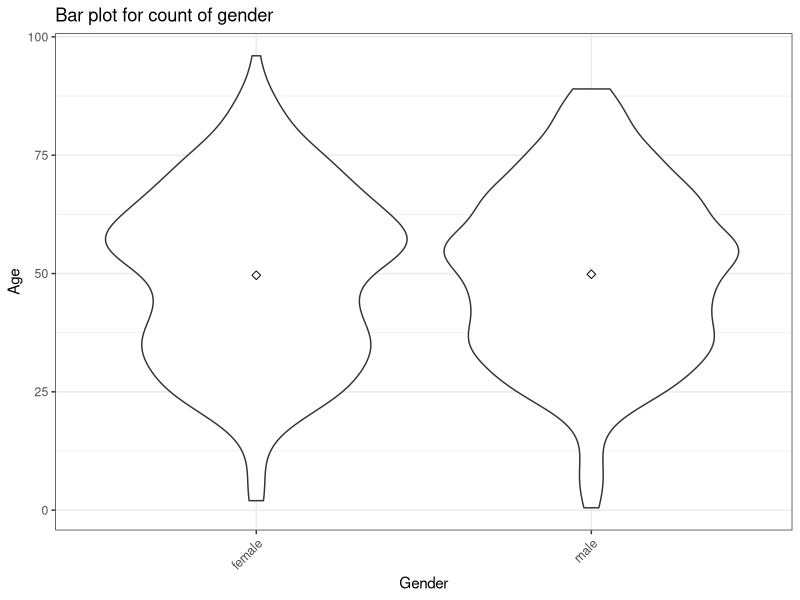
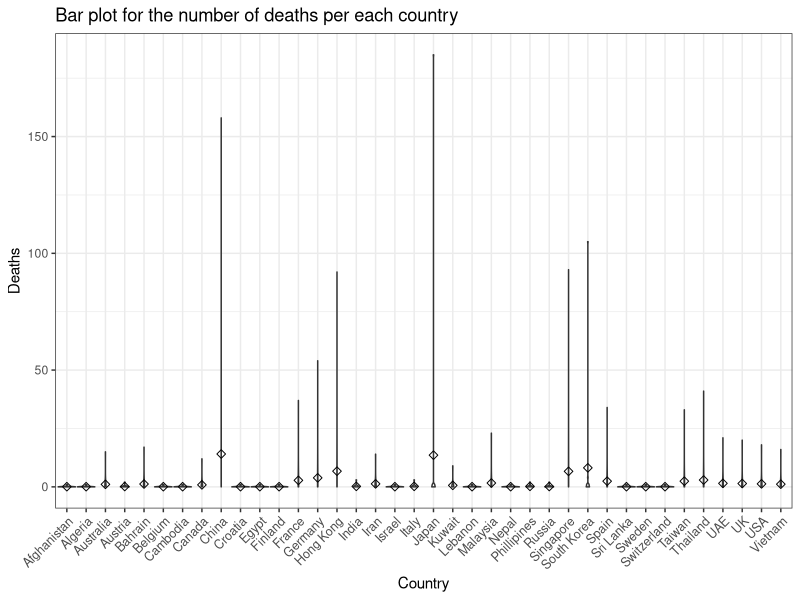

R code for these plots, in order:
library(dplyr)
library(ggplot2)

data <- read.csv("COVID19_line_list_data.csv")

df <- as.data.frame(data)
gen <- df %>% group_by(gender) %>% summarise(age) %>% na.omit
death <- df %>% group_by(country) %>% summarise(death) %>% table() %>% as.data.frame()

ggplot(gen, aes(x=gender, y=age))+
    theme_bw()+
    scale_fill_manual(guide=FALSE)+
    ggtitle("Bar plot for count of gender")+
    theme(axis.text.x=element_text(angle=45, vjust=1, size=9,hjust=1))+
    xlab("Gender")+
    ylab("Age")+
    geom_violin()+
    stat_summary(fun.y=mean, geom="point", shape=23, size=2)

ggplot(death,aes(x=country, y=Freq))+
    theme_bw()+
    scale_fill_manual(guide=FALSE)+
    ggtitle("Bar plot for the number of deaths per each country")+
    theme(axis.text.x=element_text(angle=45, vjust=1, size=9,hjust=1))+
    xlab("Country")+
    ylab("Deaths")+
    geom_violin()+
    stat_summary(fun.y=mean, geom="point", shape=23, size=2)
